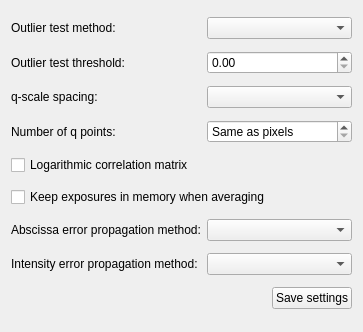
<?xml version="1.0" encoding="UTF-8"?>
<ui version="4.0">
 <class>Form</class>
 <widget class="QWidget" name="Form">
  <property name="geometry">
   <rect>
    <x>0</x>
    <y>0</y>
    <width>363</width>
    <height>332</height>
   </rect>
  </property>
  <property name="windowTitle">
   <string>Preferences</string>
  </property>
  <property name="windowIcon">
   <iconset resource="../../resource/icons/icons.qrc">
    <normaloff>:/icons/editconfig.svg</normaloff>:/icons/editconfig.svg</iconset>
  </property>
  <layout class="QGridLayout" name="gridLayout">
   <item row="6" column="0">
    <widget class="QLabel" name="label_3">
     <property name="text">
      <string>Abscissa error propagation method:</string>
     </property>
     <property name="buddy">
      <cstring>qErrorPropagationComboBox</cstring>
     </property>
    </widget>
   </item>
   <item row="8" column="0" colspan="2">
    <layout class="QHBoxLayout" name="horizontalLayout">
     <item>
      <spacer name="horizontalSpacer">
       <property name="orientation">
        <enum>Qt::Horizontal</enum>
       </property>
       <property name="sizeType">
        <enum>QSizePolicy::Expanding</enum>
       </property>
       <property name="sizeHint" stdset="0">
        <size>
         <width>0</width>
         <height>0</height>
        </size>
       </property>
      </spacer>
     </item>
     <item>
      <widget class="QPushButton" name="savePushButton">
       <property name="sizePolicy">
        <sizepolicy hsizetype="Minimum" vsizetype="Maximum">
         <horstretch>0</horstretch>
         <verstretch>0</verstretch>
        </sizepolicy>
       </property>
       <property name="text">
        <string>Save settings</string>
       </property>
       <property name="icon">
        <iconset theme="document-save">
         <normaloff>.</normaloff>.</iconset>
       </property>
      </widget>
     </item>
    </layout>
   </item>
   <item row="0" column="0">
    <widget class="QLabel" name="label">
     <property name="text">
      <string>Outlier test method:</string>
     </property>
     <property name="buddy">
      <cstring>outlierTestMethodComboBox</cstring>
     </property>
    </widget>
   </item>
   <item row="1" column="0">
    <widget class="QLabel" name="label_4">
     <property name="text">
      <string>Outlier test threshold:</string>
     </property>
     <property name="buddy">
      <cstring>outlierTestThresholdDoubleSpinBox</cstring>
     </property>
    </widget>
   </item>
   <item row="6" column="1">
    <widget class="QComboBox" name="qErrorPropagationComboBox"/>
   </item>
   <item row="2" column="1">
    <widget class="QComboBox" name="autoQScaleSpacingComboBox"/>
   </item>
   <item row="7" column="1">
    <widget class="QComboBox" name="intensityErrorPropagationComboBox"/>
   </item>
   <item row="5" column="0" colspan="2">
    <widget class="QCheckBox" name="bigMemoryModeCheckBox">
     <property name="text">
      <string>Keep exposures in memory when averaging</string>
     </property>
    </widget>
   </item>
   <item row="4" column="0" colspan="2">
    <widget class="QCheckBox" name="logarithmicCorrelationMatrixCheckBox">
     <property name="text">
      <string>Logarithmic correlation matrix</string>
     </property>
    </widget>
   </item>
   <item row="1" column="1">
    <widget class="QDoubleSpinBox" name="outlierTestThresholdDoubleSpinBox"/>
   </item>
   <item row="7" column="0">
    <widget class="QLabel" name="label_2">
     <property name="text">
      <string>Intensity error propagation method:</string>
     </property>
     <property name="buddy">
      <cstring>intensityErrorPropagationComboBox</cstring>
     </property>
    </widget>
   </item>
   <item row="2" column="0">
    <widget class="QLabel" name="label_5">
     <property name="text">
      <string>q-scale spacing:</string>
     </property>
     <property name="buddy">
      <cstring>autoQScaleSpacingComboBox</cstring>
     </property>
    </widget>
   </item>
   <item row="0" column="1">
    <widget class="QComboBox" name="outlierTestMethodComboBox"/>
   </item>
   <item row="3" column="0">
    <widget class="QLabel" name="label_6">
     <property name="text">
      <string>Number of q points:</string>
     </property>
     <property name="buddy">
      <cstring>autoQLengthSpinBox</cstring>
     </property>
    </widget>
   </item>
   <item row="3" column="1">
    <widget class="QSpinBox" name="autoQLengthSpinBox">
     <property name="specialValueText">
      <string>Same as pixels</string>
     </property>
     <property name="maximum">
      <number>999999999</number>
     </property>
    </widget>
   </item>
  </layout>
 </widget>
 <tabstops>
  <tabstop>outlierTestMethodComboBox</tabstop>
  <tabstop>outlierTestThresholdDoubleSpinBox</tabstop>
  <tabstop>autoQScaleSpacingComboBox</tabstop>
  <tabstop>autoQLengthSpinBox</tabstop>
  <tabstop>logarithmicCorrelationMatrixCheckBox</tabstop>
  <tabstop>bigMemoryModeCheckBox</tabstop>
  <tabstop>qErrorPropagationComboBox</tabstop>
  <tabstop>intensityErrorPropagationComboBox</tabstop>
  <tabstop>savePushButton</tabstop>
 </tabstops>
 <resources>
  <include location="../../resource/icons/icons.qrc"/>
 </resources>
 <connections/>
</ui>
